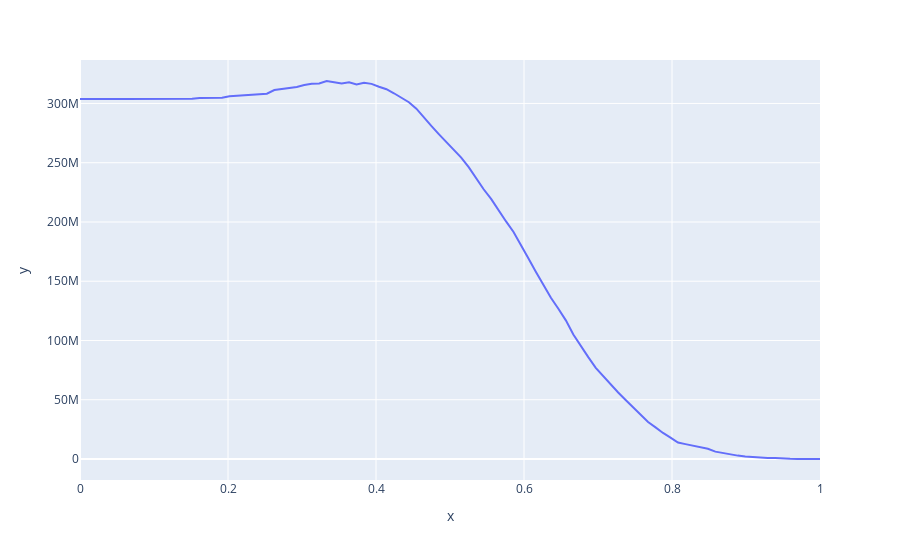

Notebook code for this chart:
### Code cell
import plotly.express as px


px.line(x=threshold_list, y=pnl_list)
